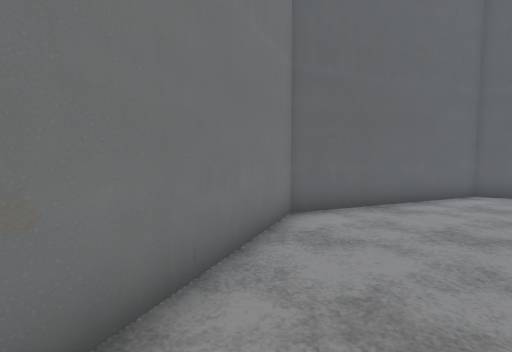
View 1 (above)

12 first-person views from a walk through a 3-D level made in the Godot game engine. The camera is 1.4 m above the floor, tilts 4° down and sees 85° across. The floor is counted in squares, 1 m on a side. Each view is taken from the middle of a square. On the plan, view 1 faces up. The plan holds only what a view shows up to about 14 squares ahead; the rest is blank. The place goes on beyond the plan. Some surface patterns are stand-ins.

View 2
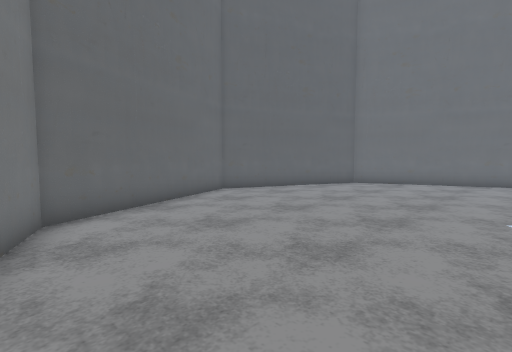

View 3
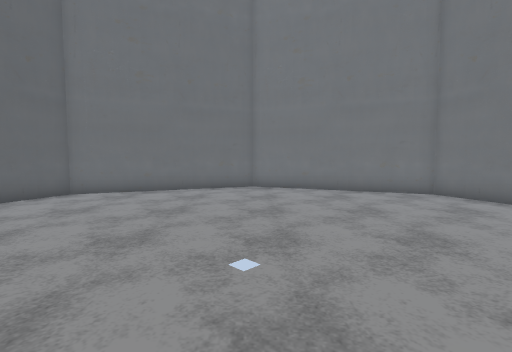

View 4
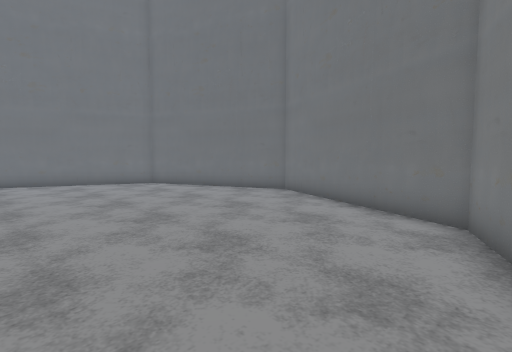

View 5
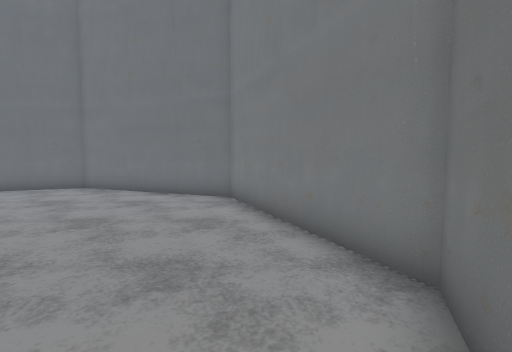

View 6
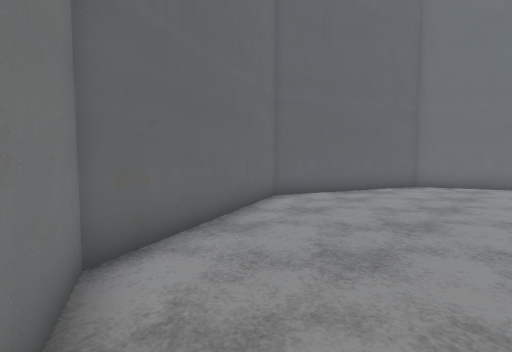

View 7
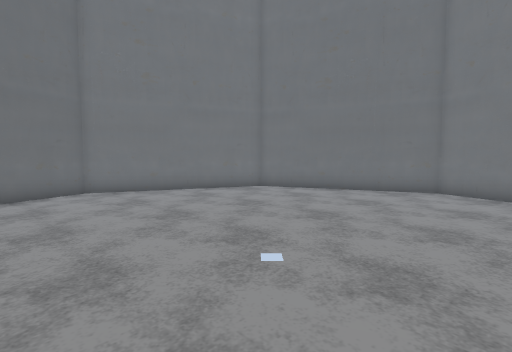

View 8
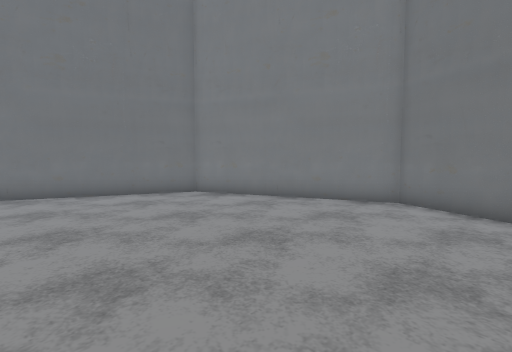

View 9
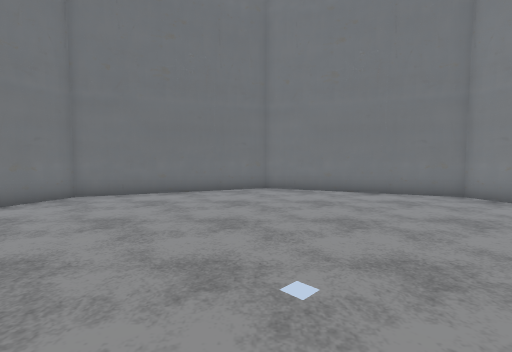

View 10
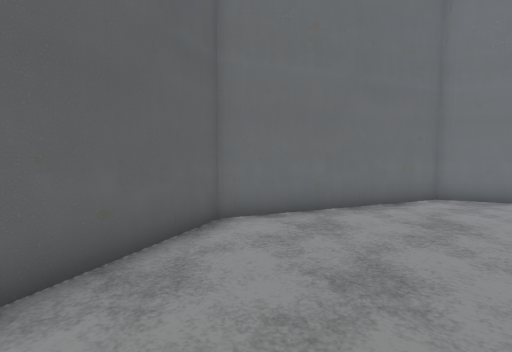

View 11
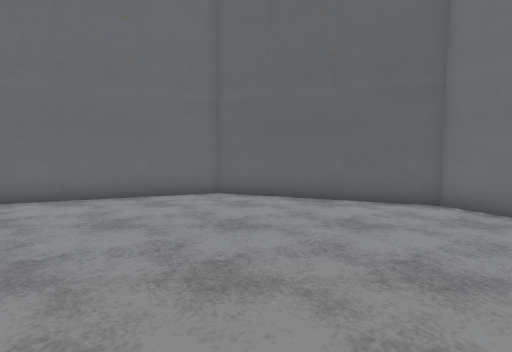

View 12
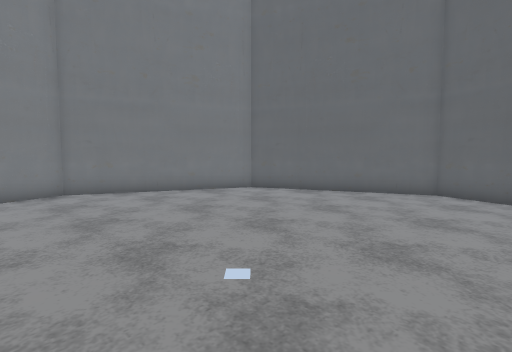

### Floor plan
Points are (right, up) in squares from view 1. A wall is a line through its corners. A room is listed if a view was taken in it or the views show most of it. See-through windows are left out.
Room 1 (views 1, 2, 3, 4, 5, 6, 7, 8, 9, 10, 11, 12)
walls: (14.2, -6.5) (17, 0.2) (14.2, 6.8) (7.5, 9.6) (0.9, 6.8) (-1.9, 0.1) (0.8, -6.5) (7.5, -9.3) (14.2, -6.5)

Where each view was taken, in squares from view 1:
view 1: 0 up, 0 right, facing up
view 2: 0 up, 0 right, facing up-right
view 3: 0 up, 4 right, facing right
view 4: 0 up, 0 right, facing down-right
view 5: 3 up, 0 right, facing down
view 6: 3 up, 0 right, facing up-right
view 7: 3 up, 5 right, facing down-right
view 8: 3 up, 7 right, facing down-left
view 9: 3 up, 8 right, facing down
view 10: 6 up, 8 right, facing right
view 11: 1 down, 9 right, facing up
view 12: 2 down, 10 right, facing up-left
